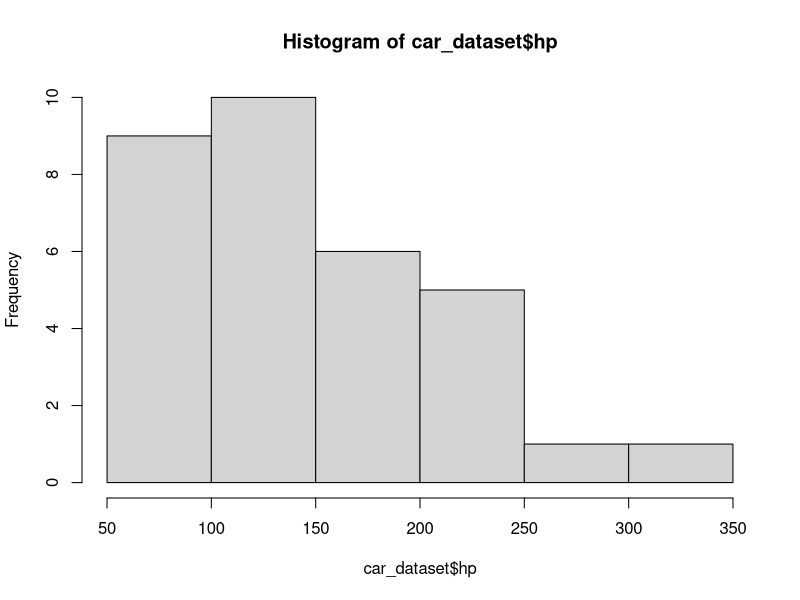
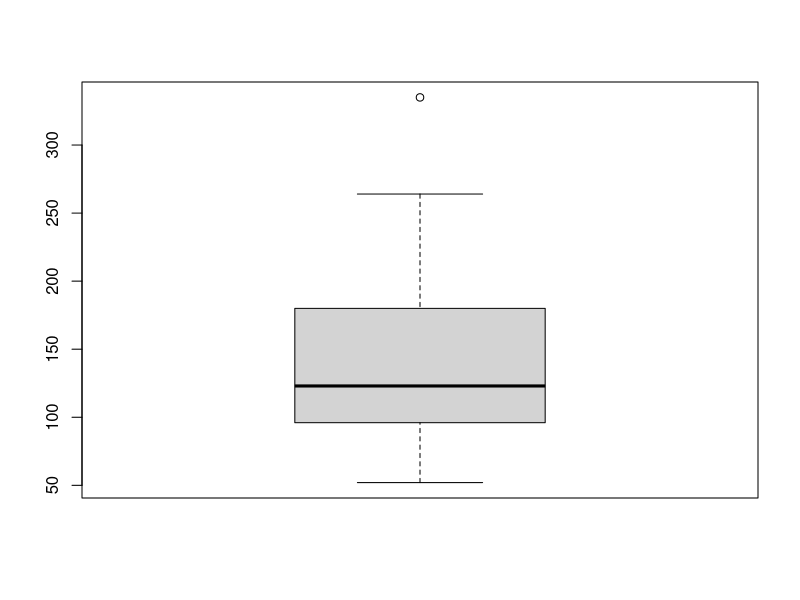
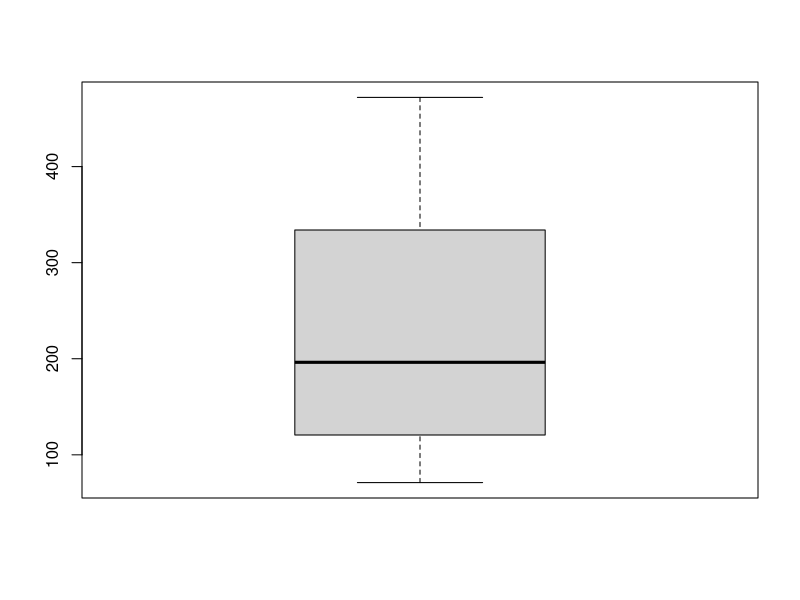
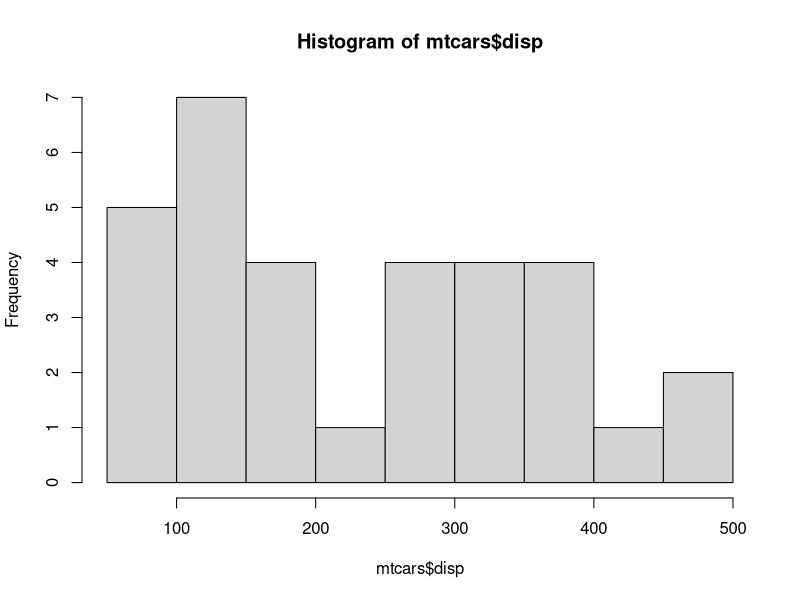
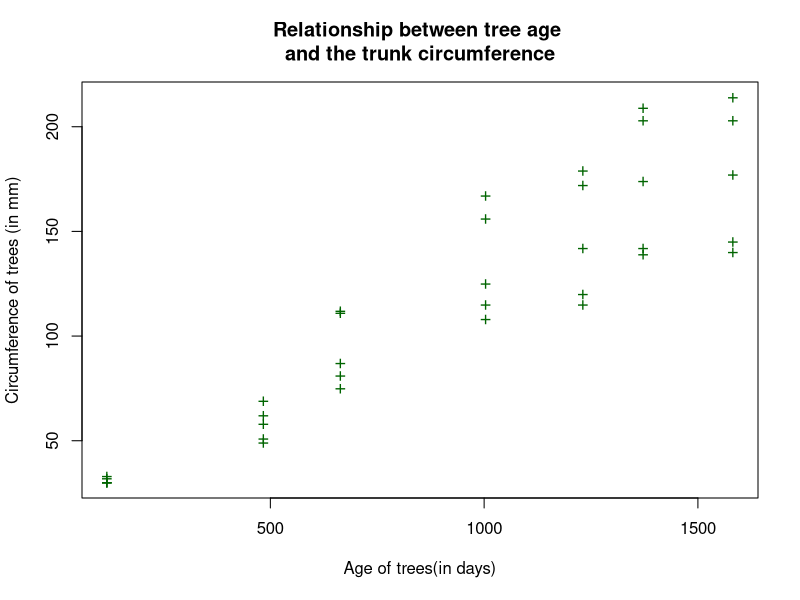
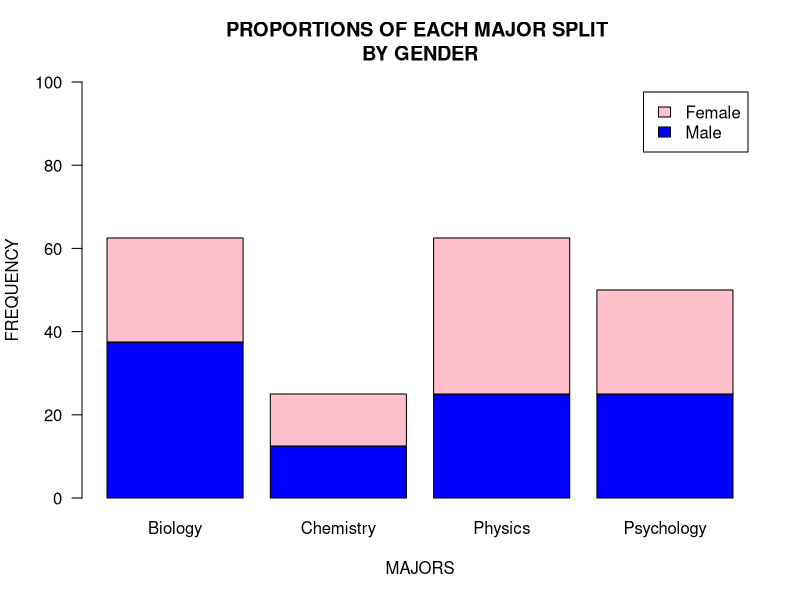

These charts were generated, in order, by the following R code:
# Question 1. 
# The following items require you to use the “mtcars” dataset in R. To find out
# the field names and units of measurement, type “? mtcars” into the R console. (6 marks)

?mtcars

car_dataset <- mtcars

#a)  What is the average miles per gallon for all vehicles in the mtcars database (1 marks)?
mean_mpg <- mean(car_dataset$mpg)
round(mean_mpg,4)


# b) What is the standard deviation of the number of cylinders for all vehicles in the mtcars database
# (1 marks)?
sd_cyl <- sd(car_dataset$cyl)
round(sd_cyl,4)

# c) If you were to choose a measure of central tendency for the gross horsepower across all vehicles in the 
# mtcars database, would you choose the mean or the median? Why? (2 marks)

# ANS:- 
hist(car_dataset$hp)
boxplot(car_dataset$hp)

median_hp <-  median(car_dataset$hp)
round(median_hp,4)

# d) If you were to choose a measure of variability for the displacement in cubic inches across all vehicles
#   in the mtcars database, would you choose the standard deviation or the interquartile range? Why? (2 marks)


boxplot(car_dataset$disp)
hist(mtcars$disp)
# IQR
q3 <- 326
q1  <- 120.825
q3 -q1
quantile(mtcars$disp)
IQR(mtcars$disp)

#______________________________________________________________________________________________________________

# The following items require you to use the “Orange” dataset in R. To find out the field names and units of 
# measurement, type “? Orange” into your R console. (6 marks)

?Orange

orange_dataset <- Orange

# Create a scatterplot of the relationship between tree age and the trunk circumference in millimetres of all 
# trees in the Orange database. To copy/paste it into Word, click “Export” above the plot in your R viewer,
# click “Copy to Clipboard”, and then click “Copy Plot”. You may then paste it into Word. (3 marks)

args(plot)
plot(orange_dataset$age, orange_dataset$circumference
     , xlab = "Age of trees(in days)"
     , ylab = "Circumference of trees (in mm)"
     ,main= "Relationship between tree age \nand the trunk circumference"
     , col="darkgreen"
     , cex=1.2
     , pch="+") 


# Describe the relationship presented in your plot in the following terms and justify your answer: (3 marks)

# A) Is the relationship positive, negative, or is there no relationship?
# Ans: positive

# B) Is the relationship linear or non-linear?
# ANS: linear 

# C) Is the relationship weak, moderate, or strong?
# ANS: strong

#_______________________________________________________________________________________________________________

# The following items require you to use the table to the right.  (6 marks)

sex <- factor(c(rep(x="Male",times=8),rep(x="Female",times=8)), levels = c("Male","Female"))
sex

major <- factor(c("Psychology","Physics","Psychology","Biology","Chemistry","Biology","Biology","Physics",
                  "Physics","Biology","Physics","Psychology","Chemistry","Physics","Psychology","Biology")
                , levels = c("Biology","Chemistry","Physics","Psychology"))
major


# Create the data frame.
# student_dataset <- data.frame(
#   sex = sex, 
#   major = major,
#   stringsAsFactors = FALSE
# )
# Print the summary.
# print(summary(student_dataset)) 

# a) Create a proportion table from a vector that shows the proportions of all four 
#    majors shown at right. Report the proportions as percentages and round them out
#    to two decimal places. (2 marks)

# Create the Table.
student_table <- table(sex,major)
student_table

?prop.table
student_table_proportions <- round(prop.table(student_table, 1)*100,2)
# (student_table[1,1]/5)*100
student_table_proportions

# b) Create a coloured stacked bar plot that shows the proportions of each major split by gender.
#    Follow the instructions in 2a. above to copy and paste your chart into Word. (2 marks)

?barplot   # dodged  --> Where bars are broken up and placed beside each other.

barplot(student_table_proportions,beside=FALSE,horiz=FALSE,las=1
        ,names.arg=levels(major), legend.text=levels(sex), main = "PROPORTIONS OF EACH MAJOR SPLIT \nBY GENDER"
        ,xlab ="MAJORS",ylab = "FREQUENCY", ylim = c(0,100), col = c("blue","pink"))

# c) Without performing further analysis, describe your observations of the differences in majors
#    between men and women. What do you see when you look at this plot? (2 marks)

#______________________________________________________________________________________________________________





